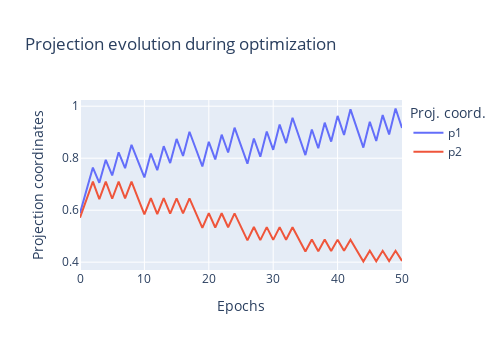

This figure's notebook cell:
### Code cell
projections = optimization['projections']
proj1 = [float(p[0]) for p in projections]
proj2 = [float(p[1]) for p in projections]

fig = go.Figure()
fig.add_trace(go.Scatter(x=list(range(51)),y=proj1,mode="lines",name="p1"))
fig.add_trace(go.Scatter(x=list(range(51)),y=proj2,mode="lines",name="p2"))
fig.update_layout(
    title="Projection evolution during optimization",
    xaxis_title="Epochs",
    yaxis_title="Projection coordinates",
    height=350,
    width=500,
    legend_title="Proj. coord."
)
fig.show()

### Figure 1 — Plotly figure (JSON) as saved in the notebook; plotly's stock layout.template omitted (floating-point values rounded to 4 significant figures)
{"data": [{"mode": "lines", "name": "p1", "type": "scatter", "x": [0, 1, 2, 3, 4, 5, 6, 7, 8, 9, 10, 11, 12, 13, 14, 15, 16, 17, 18, 19, 20, 21, 22, 23, 24, 25, 26, 27, 28, 29, 30, 31, 32, 33, 34, 35, 36, 37, 38, 39, 40, 41, 42, 43, 44, 45, 46, 47, 48, 49, 50], "y": [0.5884, 0.6764, 0.764, 0.7052, 0.7937, 0.7336, 0.8228, 0.7614, 0.8514, 0.7887, 0.7262, 0.8178, 0.7541, 0.8463, 0.7814, 0.8743, 0.8084, 0.9017, 0.8349, 0.7682, 0.8629, 0.7953, 0.8904, 0.8219, 0.9174, 0.8481, 0.779, 0.8757, 0.8058, 0.9028, 0.8322, 0.9294, 0.8581, 0.9556, 0.8837, 0.8121, 0.9104, 0.8382, 0.9368, 0.8639, 0.9626, 0.8893, 0.9881, 0.9143, 0.8408, 0.9403, 0.8664, 0.966, 0.8916, 0.9912, 0.9164]}, {"mode": "lines", "name": "p2", "type": "scatter", "x": [0, 1, 2, 3, 4, 5, 6, 7, 8, 9, 10, 11, 12, 13, 14, 15, 16, 17, 18, 19, 20, 21, 22, 23, 24, 25, 26, 27, 28, 29, 30, 31, 32, 33, 34, 35, 36, 37, 38, 39, 40, 41, 42, 43, 44, 45, 46, 47, 48, 49, 50], "y": [0.5711, 0.6411, 0.7101, 0.6425, 0.7099, 0.6439, 0.7098, 0.6452, 0.7096, 0.6464, 0.5839, 0.6462, 0.5852, 0.646, 0.5864, 0.6458, 0.5876, 0.6456, 0.5886, 0.5323, 0.5884, 0.5334, 0.5882, 0.5345, 0.5879, 0.5355, 0.4837, 0.5352, 0.4847, 0.535, 0.4857, 0.5347, 0.4866, 0.5345, 0.4875, 0.441, 0.4872, 0.4419, 0.487, 0.4427, 0.4867, 0.4435, 0.4865, 0.4443, 0.4026, 0.4441, 0.4034, 0.4438, 0.4041, 0.4436, 0.4049]}], "layout": {"height": 350, "legend": {"title": {"text": "Proj. coord."}}, "title": {"text": "Projection evolution during optimization"}, "width": 500, "xaxis": {"title": {"text": "Epochs"}}, "yaxis": {"title": {"text": "Projection coordinates"}}}}
